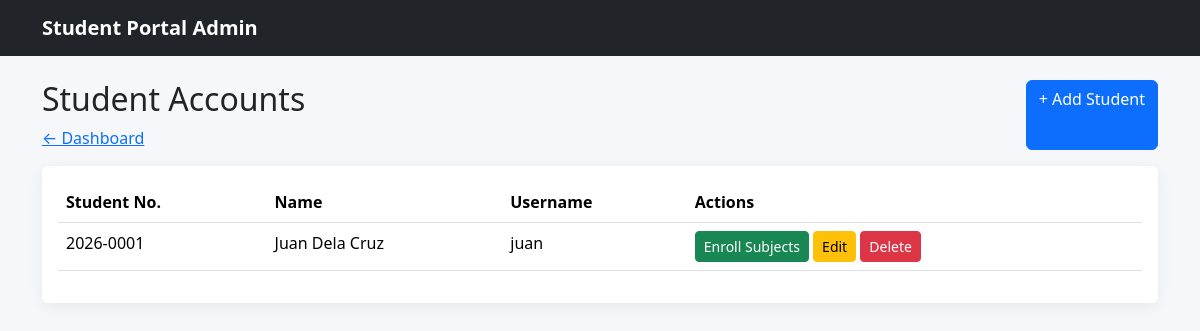
The app's page /admin/students/index.php (signed in) with its own data.
### tables this page shows
CREATE TABLE users (
    id INT AUTO_INCREMENT PRIMARY KEY,
    student_no VARCHAR(30) NULL UNIQUE,
    full_name VARCHAR(100) NOT NULL,
    username VARCHAR(50) NOT NULL UNIQUE,
    password VARCHAR(255) NOT NULL,
    role ENUM('admin','student') NOT NULL DEFAULT 'student'
);

### admin/students/index.php (the view, shortened to what this page needs)
<?php
include "../../config/database.php";
$sql = "SELECT * FROM users
        WHERE role='student' ORDER BY id DESC";
$result = mysqli_query($conn, $sql)
?>
<!doctype html>
<html lang="en">
<head>
    <link
        href="../../assets/vendor/bootstrap/css/bootstrap.min.css"
        rel="stylesheet"
    >
    <link
        href="../../assets/css/style.css"
        rel="stylesheet"
    >
</head>
<body>
    <nav class="navbar navbar-dark bg-dark">
        <div class="container">
            <a
                class="navbar-brand"
                href="dashboard.html"
            >
                Student Portal Admin
            </a>
        </div>
    </nav>
    <div class="container py-4">
        <div class="d-flex justify-content-between mb-3">
            <div>
                <h2>Student Accounts</h2>
                <a href="../dashboard.php">
                    ← Dashboard
                </a>
            </div>
            <a
                class="btn btn-primary"
                href="create.php"
            >
                + Add Student
            </a>
        </div>
        <div class="card">
            <div class="card-body">
                <table class="table table-hover">
                    <thead>
                        <tr>
                            <th>Student No.</th>
                            <th>Name</th>
                            <th>Username</th>
                            <th>Actions</th>
                        </tr>
                    </thead>
                    <tbody>
                        <?php while($row = mysqli_fetch_assoc($result)){?>
                        <tr>
                            <td><?php echo htmlspecialchars($row["student_no"]); ?></td>
                            <td>
                                <?php echo htmlspecialchars($row["full_name"]); ?>
                            </td>
                            <td>
                                <?php echo htmlspecialchars($row["username"]); ?>
                            </td>
                            <td>
                                <a
                                    class="btn btn-success btn-sm"
                                    href="../enrollments/manage.php"
                                >
                                    Enroll Subjects
                                </a>
                                <a
                                    class="btn btn-warning btn-sm"
                                    href="student_form.html"
                                >
                                    Edit
                                </a>
                                <a
                                    class="btn btn-danger btn-sm"
                                    href="delete.php?id=<?php echo $row['id'];?>"
                                    onclick = "return confirm('Are you sure you want to delete this record?')"
                                >
                                    Delete
                                </a>
                            </td>
                        </tr>
                        <?php } ?>
                    </tbody>
                </table>
            </div>
        </div>
    </div>
</body>
</html>

### assets/css/style.css (style rules this page uses)
body { background: #f5f7fb; }
.navbar-brand { font-weight: 700; }
.card { border: 0; box-shadow: 0 0.25rem 1rem rgba(0,0,0,.06); }

### records on screen
users: student_no "2026-0001", full_name "Juan Dela Cruz", username "juan"
